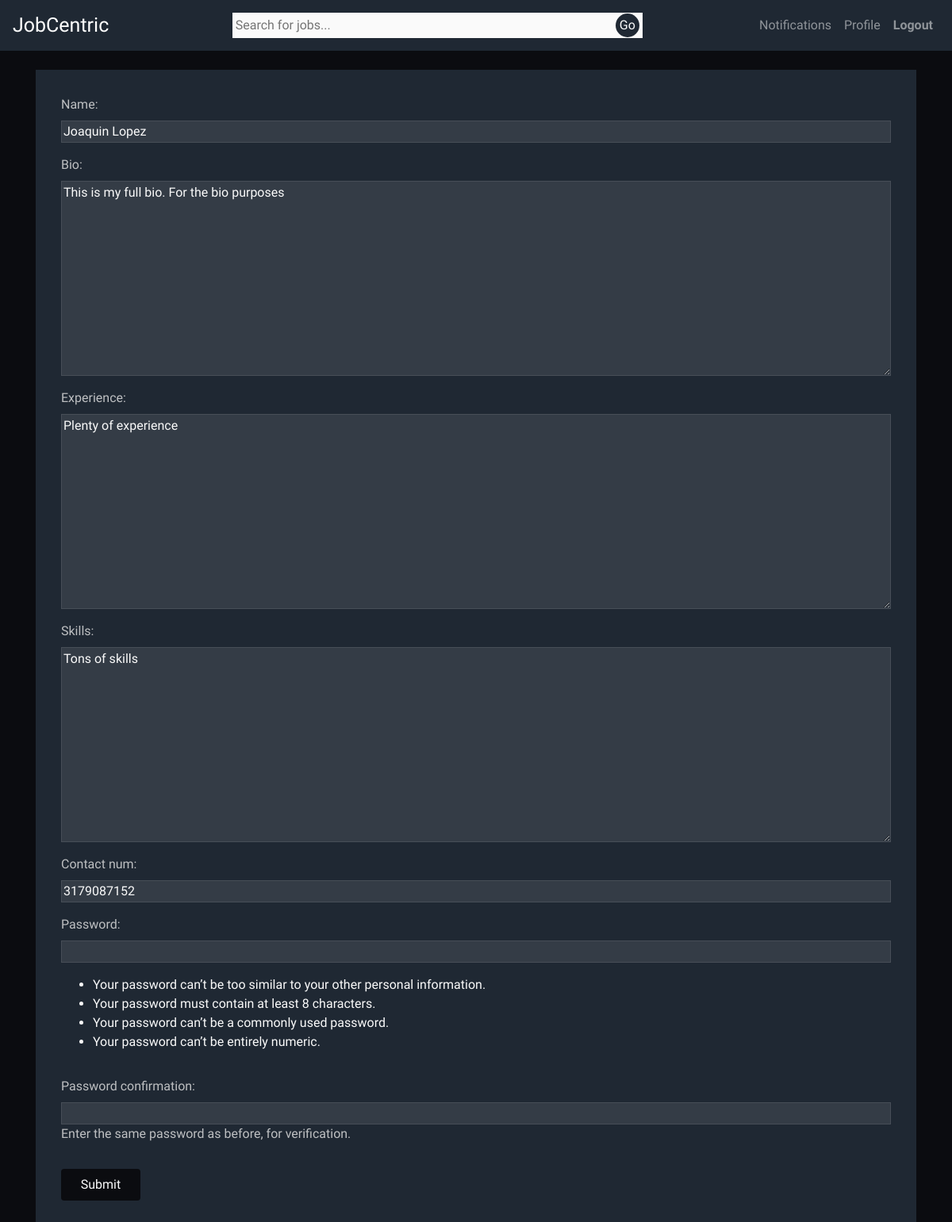
Page /profile/3/edit/ (signed in) on the committed database.
### user/models.py (models this page shows, shortened)
class User(AbstractUser):
    name = models.CharField(max_length=200)
    skills = models.TextField(null=True, blank=True)
    email = models.EmailField(unique=True, blank=False)
    bio = models.TextField(null=True, blank=True)
    experience = models.TextField(null=True, blank=True)
    contact_num = models.IntegerField(null=True, blank=True)
    employee = models.CharField(choices=CHOICES, blank=True, null=True, max_length=1)
    REQUIRED_FIELDS = []

### user/views.py (the view, shortened to what this page needs)
# urls.py: path('profile/<int:id>/edit/', views.edit_profile, name="edit_profile"),
@login_required
def edit_profile(request, id):
    prof = User.objects.get(id=id)
    form = EditProfileForm(initial={
        'name': prof.name,
        'username': prof.username,
        'email': prof.email,
        'bio': prof.bio,
        'experience': prof.experience,
        'skills': prof.skills,
        'contact_num': prof.contact_num,
    })
    return render(request, "edit_profile.html", {"form": form})

### user/forms.py
class EditProfileForm(UserCreationForm):
    class Meta:
        model = User
        fields = "name",  "bio", "experience", "skills", "contact_num"

### templates/edit_profile.html (shortened to what this page needs)
{% extends 'base_template.html' %}{% block content %}
<div class="edit-profile__container">
  <form id="edit-profile__form" method="post" action="">
    <table>
      {{form.as_p}}
    </table>
    <button id="submit-edit" type="submit">Submit</button>
  </form>
</div>
{% endblock %}

### static/index.css (style rules this page uses)
html, body { padding: none; margin: none; box-sizing: border-box; }
:root { --font-stack: "Raleway", sans-serif; --light-fontWeight: 100; --heavy-fontWeight: 400; --font-logo: "Montseratt", sans-serif; --background-color: #0b0c10; --light-color: #1f2833; --darker-color: rgb(31, 40, 51, 0.5); --offWhite: rgb(250, 250, 250); --offBlack: rgb(30, 30, 30); --card-padding: 2rem; --card-subContainer-borderRadius: 3px; --card-subContainer-padding: 1rem; --card-marginTop: 1.5rem; --container-borderRadius: 10px; --button-boxShadow: 0px 5px 10px var(--background-color); --button-transition: all 0.2s ease; --button-marginTop: 1rem; --button-padding: 0.5rem; }
h1, h2, h3, h4, h5, h6, p { font-family: var(--font-stack); font-weight: var(--light-fontWeight); color: var(--offWhite); }

### static/createListing.css (style rules this page uses)
form { display: flex; flex-direction: column; font-family: var(--font-stack); width: 100%; }
form p { display: flex; flex-direction: column; }

### static/auth.css (style rules this page uses)
.auth__container h2, p { font-weight: var(--heavy-fontWeight); }
form { display: flex; flex-direction: column; font-family: var(--font-stack); width: 100%; }
form p { display: flex; flex-direction: column; color: var(--offWhite); }
input { outline: none; border: 1px solid var(--offWhite); }

### static/profile.css (style rules this page uses)
.edit-profile__container { display: flex; flex-direction: column; align-items: center; padding: var(--card-padding); margin-top: 1.5rem; background-color: var(--light-color); }
#edit-profile__form p { color: rgba(230, 230, 230, 0.8); }
#edit-profile__form { display: flex; flex-direction: column; }
#edit-profile__form textarea, #edit-profile__form input, #edit-profile__form select { outline: none; border: 1px solid rgba(230, 230, 230, 0.1); max-height: 35vh; background-color: rgba(230, 230, 230, 0.1); color: var(--offWhite); }
#edit-profile__form li { color: var(--offWhite); }
#submit-edit { margin-top: var(--button-marginTop); padding: var(--button-padding); width: 100px; color: var(--offWhite); outline: var(--offWhite); border: none; background: var(--background-color); border-radius: 4px; transition: var(--button-transition); }

### rows in the picture
User: name "Joaquin Lopez", bio "This is my full bio. For the bio purposes", experience "Plenty of experience", skills "Tons of skills", contact_num "3179087152"
